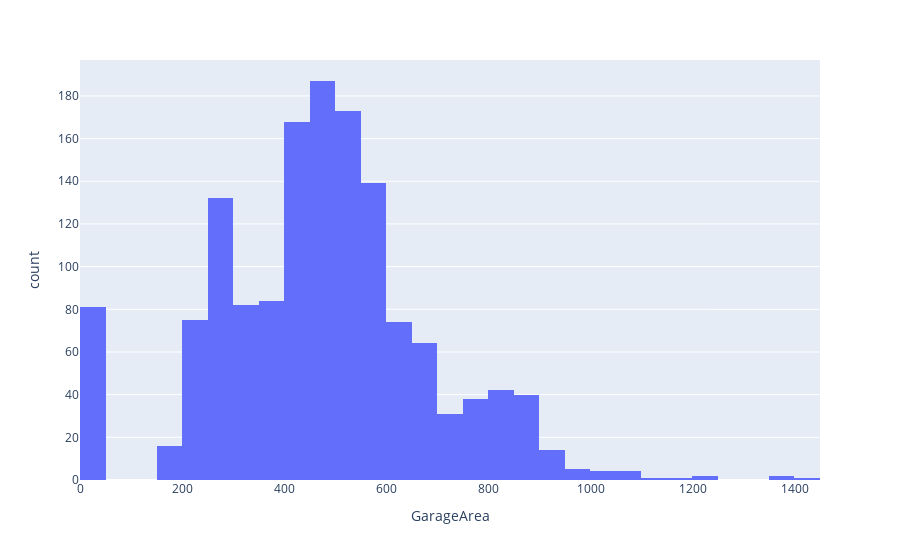

The notebook cell this image was saved under:
### Code cell
px.histogram(df, x='GarageArea')

### Figure 1 — Plotly figure (JSON) as saved in the notebook; plotly's stock layout.template omitted (floating-point values rounded to 4 significant figures; data arrays with more than 128 entries replaced by an {"elided": "..."} marker saying what was removed)
{"data": [{"alignmentgroup": "True", "bingroup": "x", "hovertemplate": "GarageArea=%{x}<br>count=%{y}<extra></extra>", "legendgroup": "", "marker": {"color": "#636efa", "pattern": {"shape": ""}}, "name": "", "offsetgroup": "", "orientation": "v", "showlegend": false, "type": "histogram", "x": {"elided": "1460 int values"}, "xaxis": "x", "yaxis": "y"}], "layout": {"autosize": true, "barmode": "relative", "legend": {"tracegroupgap": 0}, "margin": {"t": 60}, "xaxis": {"anchor": "y", "autorange": true, "domain": [0, 1], "range": [-0.5, 1450.0], "title": {"text": "GarageArea"}, "type": "linear"}, "yaxis": {"anchor": "x", "autorange": true, "domain": [0, 1], "range": [0, 196.8], "title": {"text": "count"}}}}
